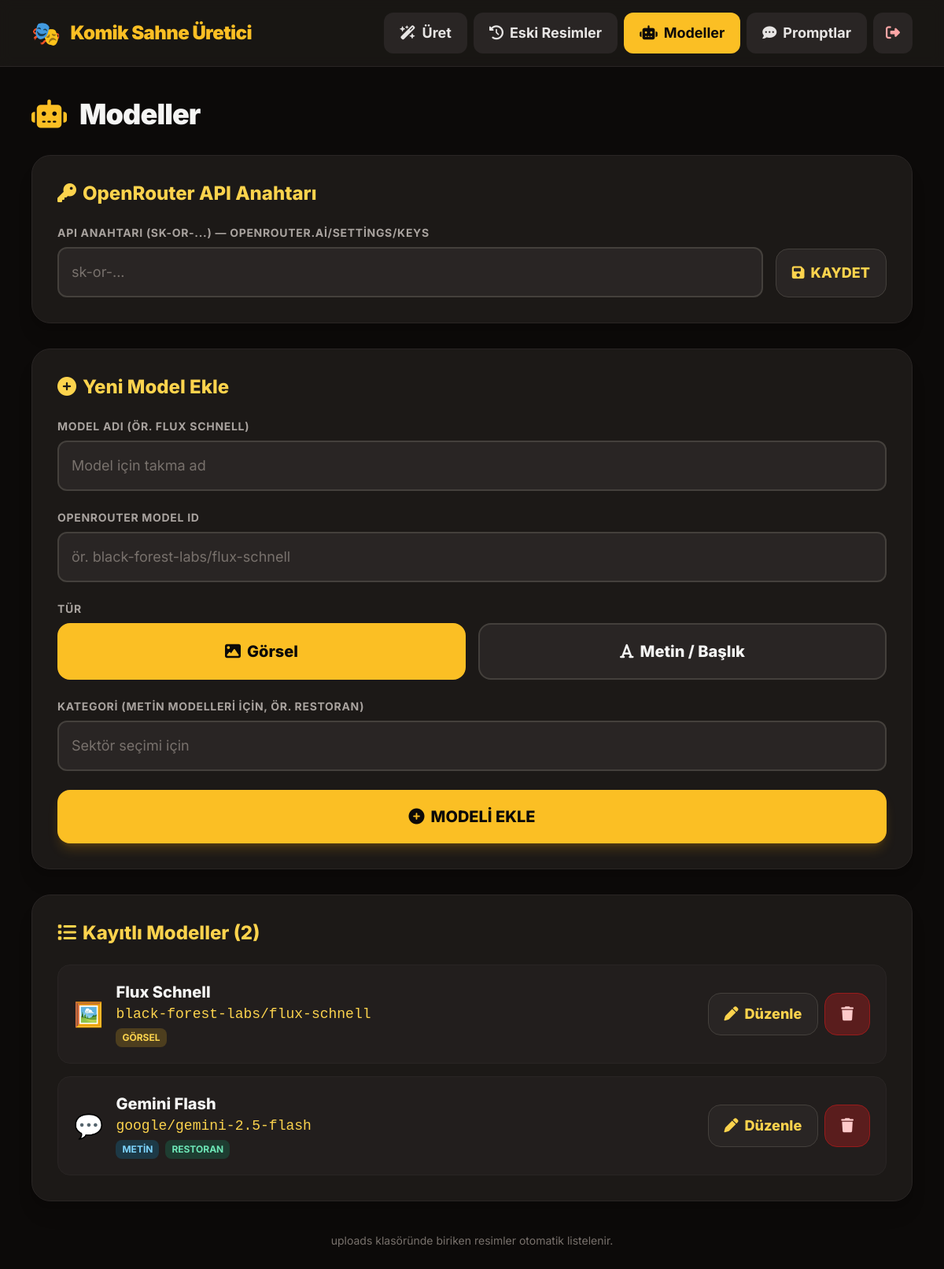
The page /models.php (signed in) on the database its author committed.
### tables this page shows
CREATE TABLE modeller (
        id INTEGER PRIMARY KEY AUTOINCREMENT,
        ad TEXT NOT NULL,
        model_id TEXT NOT NULL,
        tip TEXT NOT NULL DEFAULT 'gorsel',
        kategori TEXT NOT NULL DEFAULT ''
    );

### models.php (the view, shortened to what this page needs)
<?php
require __DIR__ . '/config.php';
$pdo = db();
$duzenle = null;
$modeller = $pdo->query("SELECT * FROM modeller ORDER BY tip, ad")->fetchAll();
?>
<div class="space-y-8">
  <div class="flex items-center gap-4">
    <i class="fa-solid fa-robot text-4xl text-amber-400"></i>
    <h1 class="font-black text-3xl md:text-4xl tracking-tight">Modeller</h1>
  </div>
  <div class="card">
    <h2 class="font-extrabold text-2xl mb-6 text-amber-300"><i class="fa-solid fa-key mr-2"></i>OpenRouter API Anahtarı</h2>
    <form method="post" class="flex flex-col md:flex-row gap-4 items-end">
      <div class="flex-1 w-full">
        <label class="label">API Anahtarı (sk-or-...) — openrouter.ai/settings/keys</label>
        <input class="input" type="password" name="api_anahtar" value="<?= htmlspecialchars(api_anahtari()) ?>" placeholder="sk-or-...">
      </div>
      <button type="submit" class="btn-ikincil md:mb-0 !py-4 shrink-0 w-full md:w-auto"><i class="fa-solid fa-floppy-disk"></i> KAYDET</button>
    </form>
  </div>
  <div class="card">
    <h2 class="font-extrabold text-2xl mb-6 text-amber-300">
      <i class="fa-solid fa-circle-plus mr-2"></i><?= $duzenle ? 'Modeli Düzenle' : 'Yeni Model Ekle' ?>
    </h2>
    <form method="post" class="space-y-6">
      <div>
        <label class="label">Model Adı (ör. Flux Schnell)</label>
        <input class="input" type="text" name="ad" required value="<?= htmlspecialchars($duzenle['ad'] ?? '') ?>" placeholder="Model için takma ad">
      </div>
      <div>
        <label class="label">OpenRouter Model ID</label>
        <input class="input" type="text" name="model_id" required list="model_onerileri" value="<?= htmlspecialchars($duzenle['model_id'] ?? '') ?>" placeholder="ör. black-forest-labs/flux-schnell">
      </div>
      <div>
        <label class="label">Tür</label>
        <div class="grid grid-cols-2 gap-4">
          <label class="cursor-pointer">
            <span class="block text-center rounded-2xl border-2 border-stone-700 bg-stone-800 hover:border-amber-400 py-5 text-xl font-extrabold peer-checked:border-amber-400 peer-checked:bg-amber-400 peer-checked:text-stone-950 transition">
              <i class="fa-solid fa-image mr-2"></i>Görsel
            </span>
          </label>
          <label class="cursor-pointer">
            <span class="block text-center rounded-2xl border-2 border-stone-700 bg-stone-800 hover:border-amber-400 py-5 text-xl font-extrabold peer-checked:border-amber-400 peer-checked:bg-amber-400 peer-checked:text-stone-950 transition">
              <i class="fa-solid fa-font mr-2"></i>Metin / Başlık
            </span>
          </label>
        </div>
      </div>
      <div>
        <label class="label">Kategori (metin modelleri için, ör. Restoran)</label>
        <input class="input" type="text" name="kategori" list="sektor_onerileri" value="<?= htmlspecialchars($duzenle['kategori'] ?? '') ?>" placeholder="Sektör seçimi için">
      </div>
      <button type="submit" class="btn-main">
        <i class="fa-solid <?= $duzenle ? 'fa-floppy-disk' : 'fa-circle-plus' ?>"></i>
        <?= $duzenle ? 'KAYDET' : 'MODELİ EKLE' ?>
      </button>
    </form>
  </div>
  <div class="card">
    <h2 class="font-extrabold text-2xl mb-6 text-amber-300"><i class="fa-solid fa-list mr-2"></i>Kayıtlı Modeller (<?= count($modeller) ?>)</h2>
    <?php if (!$modeller): ?>
      <div class="text-center py-10 text-stone-400">
        <i class="fa-solid fa-robot text-6xl mb-4 text-stone-700"></i>
        <p class="text-2xl font-bold">Henüz model yok.</p>
        <p class="mt-2">Yukarıdan ilk modelini ekle — OpenRouter'dan bir model ID seç.</p>
      </div>
    <?php else: ?>
      <div class="space-y-4">
        <?php foreach ($modeller as $m):
            $gorselMi = $m['tip'] === 'gorsel'; ?>
          <div class="flex flex-col md:flex-row md:items-center justify-between gap-4 rounded-2xl border border-stone-800 bg-stone-800/50 p-5">
            <div class="flex items-start md:items-center gap-4">
              <span class="text-3xl"><?= $gorselMi ? '🖼️' : '💬' ?></span>
              <div>
                <div class="font-extrabold text-xl"><?= htmlspecialchars($m['ad']) ?></div>
                <code class="text-amber-300 text-lg break-all"><?= htmlspecialchars($m['model_id']) ?></code>
                <div class="mt-1 flex flex-wrap gap-2">
                  <span class="text-xs font-bold uppercase px-2 py-1 rounded-lg <?= $gorselMi ? 'bg-amber-400/20 text-amber-300' : 'bg-sky-500/20 text-sky-300' ?>"><?= $gorselMi ? 'Görsel' : 'Metin' ?></span>
                  <?php if (!$gorselMi && $m['kategori'] !== ''): ?>
                    <span class="text-xs font-bold uppercase px-2 py-1 rounded-lg bg-emerald-500/20 text-emerald-300"><?= htmlspecialchars($m['kategori']) ?></span>
                  <?php endif; ?>
                </div>
              </div>
            </div>
            <div class="flex gap-2 shrink-0">
              <a href="models.php?duzenle=<?= (int)$m['id'] ?>" class="btn-ikincil"><i class="fa-solid fa-pen"></i> Düzenle</a>
              <a href="models.php?sil=<?= (int)$m['id'] ?>" class="btn-tehlike" onclick="return confirm('Bu model silinsin mi?')"><i class="fa-solid fa-trash"></i></a>
            </div>
          </div>
        <?php endforeach; ?>
      </div>
    <?php endif; ?>
  </div>
</div>

### config.php (style rules this page uses)
.input { @apply w-full rounded-xl bg-stone-800 border-2 border-stone-700 px-4 py-4 text-lg text-stone-100 placeholder-stone-500 focus:outline-none focus:border-amber-400 transition; }
.label { @apply block text-sm font-bold uppercase tracking-wider text-stone-400 mb-2; }
.btn-main { @apply inline-flex items-center justify-center gap-2 w-full rounded-2xl bg-amber-400 hover:bg-amber-300 text-stone-950 text-xl font-extrabold py-5 shadow-lg shadow-amber-500/20 transition active:scale-95; }
.btn-ikincil { @apply inline-flex items-center justify-center gap-2 rounded-2xl bg-stone-800 hover:bg-stone-700 text-amber-300 text-lg font-extrabold px-5 py-3 border border-stone-700 transition active:scale-95; }
.btn-tehlike { @apply inline-flex items-center justify-center gap-2 rounded-2xl bg-red-900/60 hover:bg-red-800 text-red-200 text-lg font-extrabold px-5 py-3 border border-red-800 transition active:scale-95; }
.card { @apply bg-stone-900 border border-stone-800 rounded-3xl p-6 md:p-8 shadow-xl; }

### rows shown on the page
modeller: ad "Flux Schnell", model "black-forest-labs/flux-schnell", tip "GÖRSEL"
modeller: ad "Gemini Flash", model "google/gemini-2.5-flash", tip "METIN", kategori "RESTORAN"

### other values the page prints
$l[0] "Üret"
$l[0] "Eski Resimler"
$l[0] "Modeller"
$l[0] "Promptlar"
count($modeller) "2"
